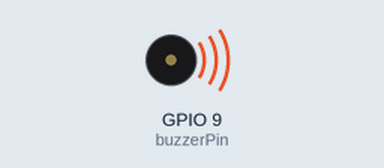
Simulated run of this program. Board: ESP32-S3. On the bench: buzzer (waves = sounding).

Above: at 0.2 s.
At 5.95 s:
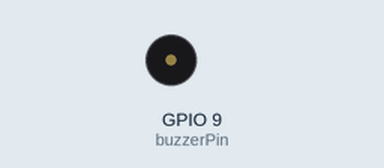
Timing chart, 0 to 6.2 s (numbered marks = the images above):
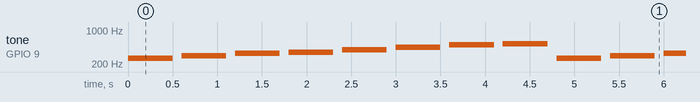

Measured:
- by itself, tone on GPIO 9 (buzzerPin): repeats every 4.8 s: silent 0.10 s, 294 Hz 0.50 s, silent 0.10 s, 330 Hz 0.50 s, silent 0.10 s, 349 Hz 0.50 s, silent 0.10 s, 392 Hz 0.50 s, silent 0.10 s, 440 Hz 0.50 s, silent 0.10 s, 494 Hz 0.50 s, silent 0.10 s, 523 Hz 0.50 s, silent 0.10 s, 262 Hz 0.50 s

The program:

main.cpp
```cpp
#include<arduino.h>

const int buzzerPin = 9;  // 蜂鸣器连接的GPIO引脚

void setup() {
  pinMode(buzzerPin, OUTPUT);  // 设置蜂鸣器引脚为输出模式
}

void loop() {
  // 播放简单的音乐
  tone(buzzerPin, 262);  // C4
  delay(500);
  noTone(buzzerPin);
  delay(100);

  tone(buzzerPin, 294);  // D4
  delay(500);
  noTone(buzzerPin);
  delay(100);

  tone(buzzerPin, 330);  // E4
  delay(500);
  noTone(buzzerPin);
  delay(100);

  tone(buzzerPin, 349);  // F4
  delay(500);
  noTone(buzzerPin);
  delay(100);

  tone(buzzerPin, 392);  // G4
  delay(500);
  noTone(buzzerPin);
  delay(100);

  tone(buzzerPin, 440);  // A4
  delay(500);
  noTone(buzzerPin);
  delay(100);

  tone(buzzerPin, 494);  // B4
  delay(500);
  noTone(buzzerPin);
  delay(100);

  tone(buzzerPin, 523);  // C5
  delay(500);
  noTone(buzzerPin);
  delay(100);
}
```
